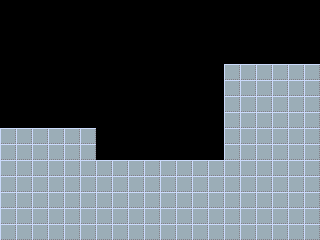

A level layout from a 2D game, rendered from its tile map. Below: a short description, then the map file with tile-grid data replaced by summaries:
An orthogonal 20x15 tile map with 16x16 px tiles, 1 tile layer (collision) and 1 object (player).

<map version="1.0" tiledversion="1.1.3" orientation="orthogonal" renderorder="right-down" width="20" height="15" tilewidth="16" tileheight="16" infinite="0" nextobjectid="2">
 <tileset firstgid="1" name="grid" tilewidth="16" tileheight="16" tilecount="1" columns="1">
  <image source="../graphics/grid.png" width="16" height="16" />
 </tileset>
 <layer name="collision" width="20" height="15">
  <properties>
   <property name="collidable" type="bool" value="true" />
  </properties>
  <data>[300 cells, 148 non-empty, 1 distinct tile ids]</data>
 </layer>
 <objectgroup name="entities">
  <object id="1" name="player" x="32" y="112" width="16" height="16" />
 </objectgroup>
</map>